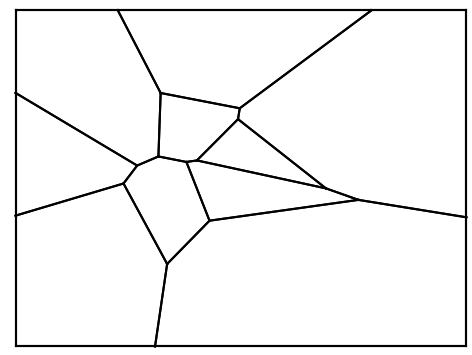
#> input picture Image Processing/voronoi_image.png, 472 x 355 px, found by its file name
$ python deneme4.py
#> lines starting #> are read from the running program, lines starting #| are printed output that depends on the picture
import cv2
import numpy as np
import matplotlib.pyplot as plt
from skimage.morphology import skeletonize

# ------------------- knobs you can tweak -------------------
THRESH_BIN = 200          # binarization threshold
NOISE_MIN_BRANCH = 3      # prune spur branches shorter than this (px)
NEAR_BORDER_PX = 4        # how close to border counts as "on" the rectangle
MERGE_VERT_DIST = 3       # merge clustered vertices (px)
# -----------------------------------------------------------

def to_binary_inv(gray):
    _, th = cv2.threshold(gray, THRESH_BIN, 255, cv2.THRESH_BINARY_INV)
    return (th // 255).astype(np.uint8)  # 0/1

def skeletonize_image(gray):
    bin01 = to_binary_inv(gray)
    skel = skeletonize(bin01).astype(np.uint8)  # 0/1
    return skel

# --- utilities on pixel graph ---
NB8 = [(-1,-1),(-1,0),(-1,1),(0,-1),(0,1),(1,-1),(1,0),(1,1)]
def neighbors8(y,x, sk):
    h,w = sk.shape
    out=[]
    for dy,dx in NB8:
        yy,xx = y+dy, x+dx
        if 0<=yy<h and 0<=xx<w and sk[yy,xx]==1:
            out.append((yy,xx))
    return out

def degree(y,x, sk):
    return len(neighbors8(y,x, sk))

def prune_spurs(skel, keep_border=True):
    """Remove tiny spurs (degree-1 chains) shorter than NOISE_MIN_BRANCH."""
    sk = skel.copy()
    h,w = sk.shape
    changed = True
    while changed:
        changed=False
        to_del=[]
        for y in range(h):
            for x in range(w):
                if sk[y,x]==1 and degree(y,x,sk)==1:
                    if keep_border and (x==0 or y==0 or x==w-1 or y==h-1):
                        continue
                    # walk ahead and count length
                    path=[(y,x)]
                    py,px = y,x
                    ny,nx = neighbors8(y,x,sk)[0]
                    while sk[ny,nx]==1 and degree(ny,nx,sk)==2 and len(path)<NOISE_MIN_BRANCH+1:
                        nbs = neighbors8(ny,nx,sk)
                        nxt = nbs[0] if nbs[0]!=(py,px) else (nbs[1] if len(nbs)>1 else nbs[0])
                        path.append((ny,nx))
                        py,px = ny,nx
                        ny,nx = nxt
                    if len(path)<=NOISE_MIN_BRANCH:
                        to_del.extend(path)
        if to_del:
            changed=True
            for (yy,xx) in to_del:
                sk[yy,xx]=0
    return sk

def detect_rectangle_via_hough(gray):
    """Detect the outer rectangle: return (xL,yT,xR,yB) as floats and 4 corner points."""
    h,w = gray.shape
    edges = cv2.Canny(gray, 50, 150)
    lines = cv2.HoughLinesP(edges, 1, np.pi/180, threshold=80,
                            minLineLength=int(0.6*min(h,w)), maxLineGap=10)
    if lines is None:
        # fall back to tight image border
        return (0.0,0.0,w-1.0,h-1.0), [(0.0,0.0),(w-1.0,0.0),(w-1.0,h-1.0),(0.0,h-1.0)]
    horizontals=[]; verticals=[]
    for l in lines[:,0]:
        x1,y1,x2,y2 = l
        if abs(y2-y1) <= abs(x2-x1): horizontals.append(l)
        else: verticals.append(l)
    if not horizontals or not verticals:
        return (0.0,0.0,w-1.0,h-1.0), [(0.0,0.0),(w-1.0,0.0),(w-1.0,h-1.0),(0.0,h-1.0)]
    top = min(horizontals, key=lambda L: min(L[1],L[3]))
    bot = max(horizontals, key=lambda L: max(L[1],L[3]))
    lef = min(verticals,   key=lambda L: min(L[0],L[2]))
    rig = max(verticals,   key=lambda L: max(L[0],L[2]))
    yT = 0.5*(top[1]+top[3]); yB = 0.5*(bot[1]+bot[3])
    xL = 0.5*(lef[0]+lef[2]); xR = 0.5*(rig[0]+rig[2])
    corners = [(xL,yT),(xR,yT),(xR,yB),(xL,yB)]
    return (xL,yT,xR,yB), corners

def line_intersection(p1,p2, q1,q2):
    """Return intersection point of segments p1p2 & q1q2 (as infinite lines)."""
    x1,y1 = p1; x2,y2=p2; x3,y3=q1; x4,y4=q2
    den = (x1-x2)*(y3-y4) - (y1-y2)*(x3-x4)
    if abs(den) < 1e-9: return None
    px = ((x1*y2 - y1*x2)*(x3-x4) - (x1-x2)*(x3*y4 - y3*x4))/den
    py = ((x1*y2 - y1*x2)*(y3-y4) - (y1-y2)*(x3*y4 - y3*x4))/den
    return (px,py)

def project_to_rectangle(p_prev, p_end, rect):
    """Intersect ray (p_prev->p_end) with rect; return intersection point."""
    xL,yT,xR,yB = rect
    walls = [((xL,yT),(xR,yT)), ((xR,yT),(xR,yB)),
             ((xR,yB),(xL,yB)), ((xL,yB),(xL,yT))]
    for a,b in walls:
        ip = line_intersection(p_prev, p_end, a, b)
        if ip is None: continue
        x,y=ip
        if xL-1e-6 <= x <= xR+1e-6 and yT-1e-6 <= y <= yB+1e-6:
            return (x,y)
    return None

def merge_close_points(pts, r=MERGE_VERT_DIST):
    """Simple clustering by greedy merging."""
    pts = [tuple(map(float,p)) for p in pts]
    centers=[]
    for p in pts:
        found=False
        for i,c in enumerate(centers):
            if np.hypot(c[0]-p[0], c[1]-p[1]) <= r:
                centers[i] = ((c[0]+p[0])/2.0, (c[1]+p[1])/2.0)
                found=True; break
        if not found: centers.append(p)
    return centers

def extract_graph_with_boundary(gray):
    """
    Skeleton-walk graph extraction that (a) creates true junctions/endpoints,
    (b) snaps boundary hits to precise rectangle intersections,
    (c) returns vertices + edges.
    """
    h,w = gray.shape
    rect, rect_corners = detect_rectangle_via_hough(gray)

    sk = skeletonize_image(gray)
    sk = prune_spurs(sk)

    # ---- find junctions/endpoints on the skeleton ----
    vertex_pix=[]
    for y in range(h):
        for x in range(w):
            if sk[y,x] != 1: continue
            d = degree(y,x, sk)
            if d==1 or d>=3:
                vertex_pix.append((x,y))
    # also add exact rectangle corners
    vertex_pix += [(cx,cy) for (cx,cy) in rect_corners]

    # merge clusters
    vertex_pix = merge_close_points(vertex_pix, r=MERGE_VERT_DIST)
    vertex_map = { (int(round(y)),int(round(x))) : i
                   for i,(x,y) in enumerate(vertex_pix) }

    def is_vertex(y,x):
        return (y,x) in vertex_map

    # ---- walk edges along skeleton ----
    visited=set()
    edges=[]
    for (x0,y0) in vertex_pix:
        y0i, x0i = int(round(y0)), int(round(x0))
        # if starting pixel is not exactly on the skeleton, look around 1px
        start_nbs = [(y0i,x0i)]
        for dy,dx in NB8: start_nbs.append((y0i+dy, x0i+dx))
        start_nbs = [(yy,xx) for (yy,xx) in start_nbs
                     if 0<=yy<h and 0<=xx<w and sk[yy,xx]==1]
        for sy,sx in start_nbs:
            for ny,nx in neighbors8(sy,sx, sk):
                key = (sy,sx,ny,nx)
                if key in visited:
                    continue
                path=[(sy,sx),(ny,nx)]
                py,px=sy,sx
                cy,cx=ny,nx
                while True:
                    nbs = neighbors8(cy,cx, sk)
                    nbs = [p for p in nbs if p!=(py,px)]
                    if not nbs:
                        # dead end: project last segment to rectangle
                        p_prev = (float(px), float(py))
                        p_end  = (float(cx), float(cy))
                        ip = project_to_rectangle(p_prev, p_end, rect)
                        if ip is not None:
                            # add/merge this intersection as a vertex
                            vertex_pix.append(ip)
                            vertex_pix_merged = merge_close_points(vertex_pix, r=MERGE_VERT_DIST)
                            # rebuild map (rare path; keeps code simple)
                            vertex_pix[:] = vertex_pix_merged
                            vertex_map.clear()
                            for i,(vx,vy) in enumerate(vertex_pix):
                                vertex_map[(int(round(vy)),int(round(vx)))] = i
                            v1 = vertex_map[(int(round(y0)),int(round(x0)))]
                            v2 = vertex_map[(int(round(ip[1])), int(round(ip[0])))]
                            if v1!=v2 and [v1,v2] not in edges and [v2,v1] not in edges:
                                edges.append([v1,v2])
                        break
                    if len(nbs)>=2 or is_vertex(cy,cx):
                        # hit a junction/vertex
                        v1 = vertex_map[(int(round(y0)),int(round(x0)))]
                        v2 = vertex_map.get((cy,cx))
                        if v2 is None:
                            # snap to nearest existing vertex
                            dists=[(i, np.hypot(vx-cx, vy-cy))
                                   for i,(vx,vy) in enumerate([(vx,vy) for (vx,vy) in vertex_pix])]
                            v2 = min(dists, key=lambda z:z[1])[0]
                        if v1!=v2 and [v1,v2] not in edges and [v2,v1] not in edges:
                            edges.append([v1,v2])
                        break
                    # continue straight
                    py,px = cy,cx
                    cy,cx = nbs[0]
                visited.add(key)

    # finally, ensure rectangle sides are present as edges
    # link rectangle corners in order
    corner_ids = []
    for (cx,cy) in rect_corners:
        corner_ids.append(vertex_map[(int(round(cy)),int(round(cx)))])
    rect_edges = [[corner_ids[0],corner_ids[1]],
                  [corner_ids[1],corner_ids[2]],
                  [corner_ids[2],corner_ids[3]],
                  [corner_ids[3],corner_ids[0]]]
    for e in rect_edges:
        if e not in edges and e[::-1] not in edges:
            edges.append(e)

    return vertex_pix, edges, rect

def build_explicit_voronoi(gray):
    vertices, edges, rect = extract_graph_with_boundary(gray)
    explicit = {
        "vertices": [[float(x), float(y)] for (x,y) in vertices],
        "edges": [[int(a), int(b)] for a,b in edges],
        # cells can be computed later if you need faces/topology
    }
    return explicit

def plot_explicit(explicit, img, title="Reconstructed Explicit Voronoi"):
    fig, ax = plt.subplots(figsize=(8,6))
    ax.imshow(img, cmap='gray')
    V = np.array(explicit["vertices"])
    if len(V):
        ax.plot(V[:,0], V[:,1], 'ro', ms=5, label='Vertices')
    for a,b in explicit["edges"]:
        ax.plot([V[a,0],V[b,0]], [V[a,1],V[b,1]], 'g-', lw=2)
    ax.set_title(title)
    ax.legend(loc='lower left')
    plt.show()

# -------------------- run --------------------
if __name__ == "__main__":
    path = r"C:\Users\user\OneDrive\PHD\Repositories\Inverse_Voronoi\Image Processing\voronoi_image.png"
    img = cv2.imread(path, cv2.IMREAD_GRAYSCALE)
#> img is the input picture: shape (355, 472); min 0, max 255, mean 243.8
    if img is None:
        raise FileNotFoundError(path)

    explicit_voronoi = build_explicit_voronoi(img)
#> in detect_rectangle_via_hough, `edges = cv2.Canny(gray, 50, 150)`:
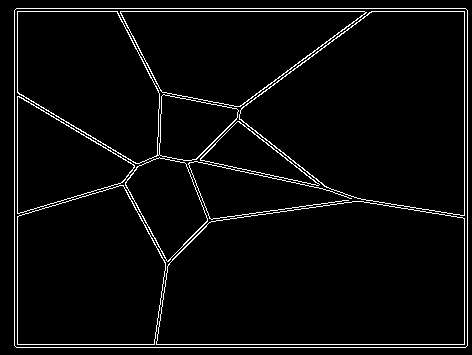
#> edges: shape (355, 472); 3.9% white in thin lines or dots
#> in detect_rectangle_via_hough, `lines = cv2.HoughLinesP(edges, 1, np.pi/180, threshold=80, minLineLeng..`: lines = [[16, 8, 465, 8], [14, 344, 467, 344], [14, 11, 467, 11], [16, 347, 465, 347], [464, 343, 464, 12], [467, 345, 467, 10], [14, 345, 14, 10], [17, 343, 17, 12]]
#> the loop in detect_rectangle_via_hough, `for l in lines[:,0]:` made 8 passes
#> after the loop in detect_rectangle_via_hough, `for l in lines[:,0]:`: horizontals = [[16, 8, 465, 8], [14, 344, 467, 344], [14, 11, 467, 11], [16, 347, 465, 347]]; verticals = [[464, 343, 464, 12], [467, 345, 467, 10], [14, 345, 14, 10], [17, 343, 17, 12]]
#> in detect_rectangle_via_hough, `top = min(horizontals, key=lambda L: min(L[1],L[3]))`: top = [16, 8, 465, 8]
#> in detect_rectangle_via_hough, `bot = max(horizontals, key=lambda L: max(L[1],L[3]))`: bot = [16, 347, 465, 347]
#> in detect_rectangle_via_hough, `lef = min(verticals,   key=lambda L: min(L[0],L[2]))`: lef = [14, 345, 14, 10]
#> in detect_rectangle_via_hough, `rig = max(verticals,   key=lambda L: max(L[0],L[2]))`: rig = [467, 345, 467, 10]
#> in detect_rectangle_via_hough, `yT = 0.5 * (top[1] + top[3])`: yT = 8
#> in detect_rectangle_via_hough, `yB = 0.5 * (bot[1] + bot[3])`: yB = 347
#> in detect_rectangle_via_hough, `xL = 0.5 * (lef[0] + lef[2])`: xL = 14
#> in detect_rectangle_via_hough, `xR = 0.5 * (rig[0] + rig[2])`: xR = 467
#> in detect_rectangle_via_hough, `corners = [(xL,yT),(xR,yT),(xR,yB),(xL,yB)]`: corners = [(14, 8), (467, 8), (467, 347), (14, 347)]
#> in extract_graph_with_boundary, `rect, rect_corners = detect_rectangle_via_hough(gray)`: rect = (14, 8, 467, 347); rect_corners = [(14, 8), (467, 8), (467, 347), (14, 347)]
#> in to_binary_inv, `_, th = cv2.threshold(gray, THRESH_BIN, 255, cv2.THRESH_BINARY_INV)`:
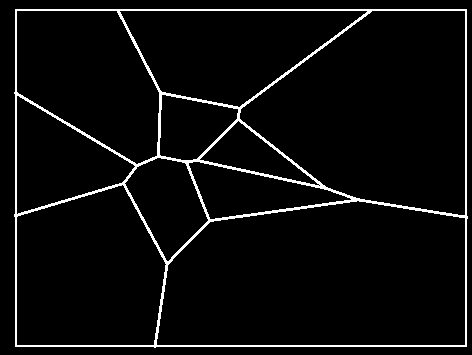
#> th: shape (355, 472); 4.6% white in thin lines or dots
#> in to_binary_inv, `return (th // 255).astype(np.uint8)`: returned value: shape (355, 472); values 0 (black) and 1 (white), 4.6% white in thin lines or dots
#> in skeletonize_image, `skel = skeletonize(bin01).astype(np.uint8)`:
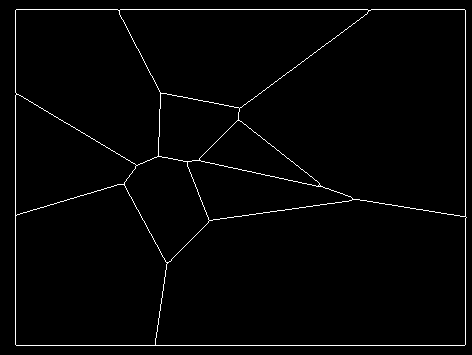
#> skel: shape (355, 472); values 0 (black) and 1 (white), 1.8% white in thin lines or dots
#> the loop in extract_graph_with_boundary, `for y in range(h):` made 355 passes
#> the loop in merge_close_points, `for p in pts:` made 66 passes
#> p on passes 1 to 12: (118, 10), (119, 10), (368, 10), (369, 10), (119, 11), (368, 11), (160, 92), (16, 93), (160, 93), (161, 93), (16, 94), (17, 94)
#> the loop in extract_graph_with_boundary, `for (x0,y0) in vertex_pix:` made 22 passes
#> (x0, y0) on passes 1 to 12: (118.8, 10.5), (368.2, 10.5), (160.2, 93.38), (16.5, 93.75), (239, 108), (238.4, 119.9), (158.4, 155.9), (199.4, 159.9), (187.1, 161.5), (136, 165), (123.9, 184.4), (320.1, 186)
#> the loop in extract_graph_with_boundary, `for (cx,cy) in rect_corners:` made 4 passes
#> the loop in extract_graph_with_boundary, `for e in rect_edges:` made 4 passes
#> e on passes 1 to 4: [18, 19], [19, 20], [20, 21], [21, 18]
    print("Vertices:", len(explicit_voronoi["vertices"]))
#| Vertices: 22
    print("Edges:", len(explicit_voronoi["edges"]))
#| Edges: 31
    plot_explicit(explicit_voronoi, img)
#> the loop in plot_explicit, `for a,b in explicit["edges"]:` made 31 passes
#> (a, b) on passes 1 to 12: (0, 1), (0, 3), (0, 2), (1, 14), (1, 4), (2, 4), (2, 6), (3, 13), (3, 9), (4, 5), (5, 7), (5, 11)
#> in plot_explicit, `plt.show()`:
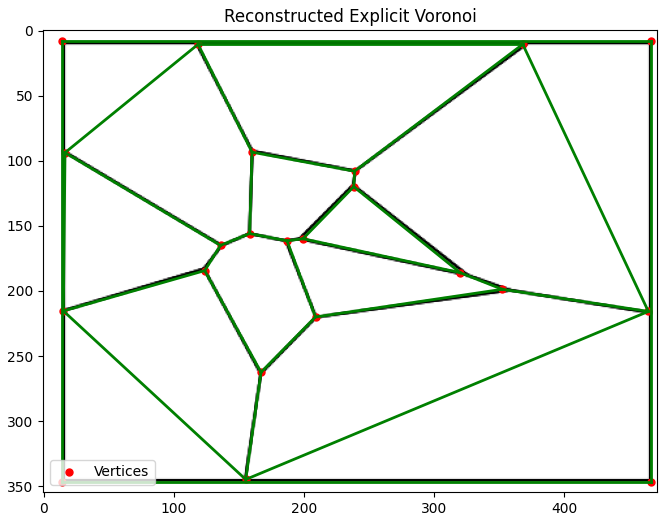
#> figure drawn by matplotlib, 1 panel
    print(explicit_voronoi)
#> (printed output is left out)
